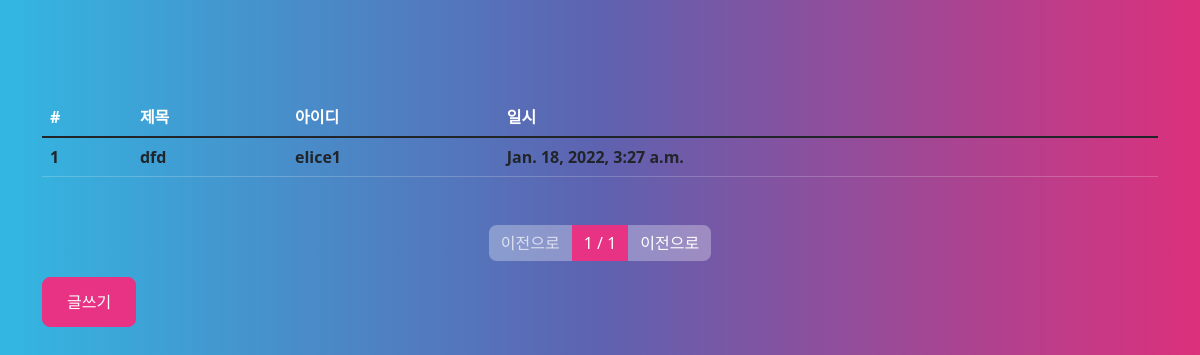
Page /board/list/ on the earlier database version.
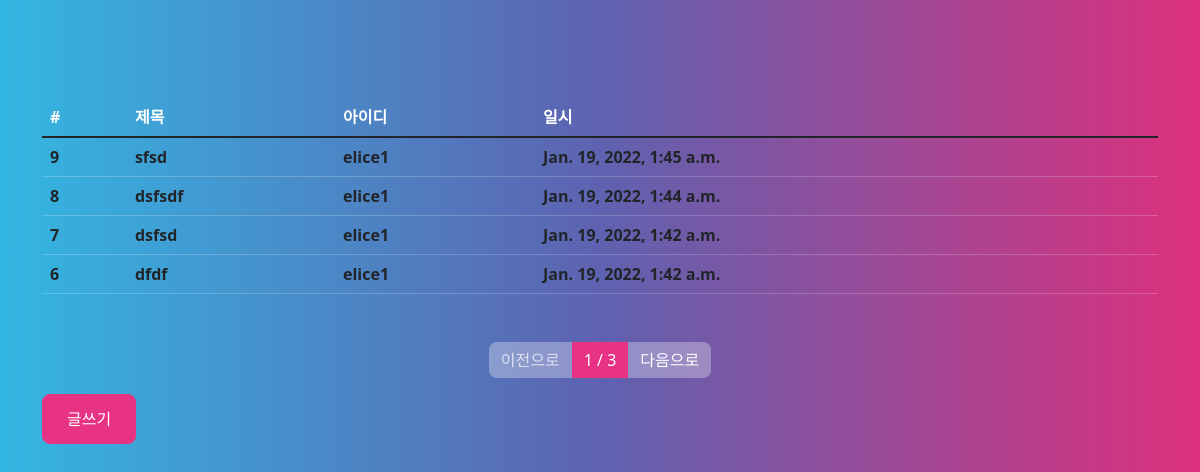
Same page on the later database version.
### board/models.py (models this page shows, shortened)
class Board(models.Model):
    title = models.CharField(max_length=128,
                                verbose_name='제목')# vorbose_name의 의미 정의는 노트 4번 참고!
    contents = models.TextField(verbose_name='내용')
    writer = models.ForeignKey('pruser.Pruser',on_delete=models.CASCADE,              # 사용자가 탈퇴하면 사용자의 모든 기록을 삭제하겠다는 코드
                                verbose_name='작성자')    # dttm은 datetime의 약자로 사용!
    tags = models.ManyToManyField('tag.Tag', verbose_name='태그')
    registered_dttm = models.DateTimeField(auto_now_add=True,  # auto_now_add=True 자동으로 현시간 저장! /Flask에 비해 편리
    verbose_name='등록시간')
    class Meta:
        db_table = 'pr1_board' # 기본적으로 추가되는 앱들과 구분하기 위해 생성
        verbose_name = '프로젝트 게시글'
        verbose_name_plural = '프로젝트 게시글'# 복수형도 표시되게 하는 코드

### pruser/models.py (models this page shows)
class Pruser(models.Model):
    username = models.CharField(max_length=32,
                                verbose_name='사용자명')# vorbose_name의 의미 정의는 노트 4번 참고!
    useremail = models.CharField(max_length=128,
                                verbose_name='사용자이메일')
    password = models.CharField(max_length=64,              # charfield 는 문자열을 담을수 있는 필드
                                verbose_name='비밀번호')    # dttm은 datetime의 약자로 사용!
    registered_dttm = models.DateTimeField(auto_now_add=True,  # auto_now_add=True 자동으로 현시간 저장! /Flask에 비해 편리
    verbose_name='등록시간')
    def __str__(self):
        return self.username # 새로 만든 유저 문구는 클래스를 문자열로 변환했을때 나오는값이지만
    class Meta:
        db_table = 'pruser_pruser' # 기본적으로 추가되는 앱들과 구분하기 위해 생성
        verbose_name = '프로젝트 사용자'
        verbose_name_plural = '프로젝트 사용자'# 복수형도 표시되게 하는 코드

### board/views.py (the view)
# urls.py: path('list/', views.board_list),
def board_list(request):
    all_boards = Board.objects.all().order_by('-id')
    page = int(request.GET.get('p', 1))
    paginator = Paginator(all_boards, 4)
    boards = paginator.get_page(page)
    return render(request, 'board_list.html', {"boards": boards})

### board/templates/board_list.html (shortened to what this page needs)
{% extends "base.html" %}
{% block contents %}
<div class="row mt-5">
    <div class="col-12">
        <table class="table">
            <thead>
                <tr>
                    <th>#</th>
                    <th>제목</th>
                    <th>아이디</th>
                    <th>일시</th>
                </tr>
            </thead>
            <tbody class="text-dark">
                {% for board in boards %}
                <tr onclick="location.href='/board/detail/{{ board.id }}/'">
                    <th>{{ board.id }}</th>
                    <th>{{ board.title }}</th>
                    <th>{{ board.writer }}</th>
                    <th>{{ board.registered_dttm }}</th>
                </tr>
                    {% endfor %}
            </tbody>
        </table>
    </div>
</div>
<div class="row mt-2">
    <div class="col-12">
        <nav>
            <ul class="pagination justify-content-center">
                {% if boards.has_previous %}
                <li class="page-item">
                    <a class='page-link' href="?p={{ boards.previous_page_number }}">이전으로</a>
                </li>
                {% else %}
                <li class="page-item disabled">
                    <a class='page-link' href="#">이전으로</a>
                </li>
                {% endif %}
                <li class="page-item active">
                    <a class='page-link' href="#">{{ boards.number }} / {{ boards.paginator.num_pages }}</a>
                </li>
                {% if boards.has_next %}
                <li class="page-item">
                    <a class="page-link" href="?p={{ boards.next_page_number }}" >다음으로</a>
                </li>
                {% else %}
                <li class="page-item">
                    <a class='page-link disabled' href="#">이전으로</a>
                </li>
                {% endif %}
            </ul>
        </nav>
    </div>
</div>
<div class="row">
    <div class="col-12">
        <button class="btn btn-primary"  onclick="location.href='/board/write/'">글쓰기</button>
    </div>
</div>
{% endblock %}

### board/templates/base.html (shortened to what this page needs)
<html lang="en">
<head>
    <link rel="stylesheet" href="/static/bootstrap.min.css"/>
</head>
<body>
    <div class="container">
        {% block contents %}
        {% endblock %}
    </div>
</body>
</html>

Differences in the rows shown:
no longer on this page (row unchanged): Board: id "1", title "dfd", writer "elice1", registered_dttm "Jan. 18, 2022, 3:27 a.m."
added Board: id "9", title "sfsd", writer "elice1", registered_dttm "Jan. 19, 2022, 1:45 a.m."
added Board: id "8", title "dsfsdf", writer "elice1", registered_dttm "Jan. 19, 2022, 1:44 a.m."
added Board: id "7", title "dsfsd", writer "elice1", registered_dttm "Jan. 19, 2022, 1:42 a.m."
added Board: id "6", title "dfdf", writer "elice1", registered_dttm "Jan. 19, 2022, 1:42 a.m."
Other differences:
{{ boards.paginator.num_pages }}: "1" → "3"
text no longer shown: "이전으로"
text now shown: "다음으로"
